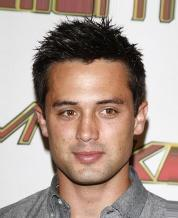
#> input picture Foundations_and_Applications/hw7_release/face/000007.jpg, 178 x 218 px
$ python hw7.py
#> lines starting #> are read from the running program, lines starting #| are printed output that depends on the picture
from skimage.feature import hog
import numpy as np
import cv2

def main():
    face = np.array(cv2.imread("./face/000007.jpg", 0))
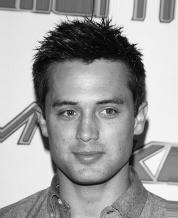
#> face: shape (218, 178); min 0, max 255, mean 157.7
    print(face.shape)
#| (218, 178)
    hogFeature, hogImage = hog(face, visualise=True)
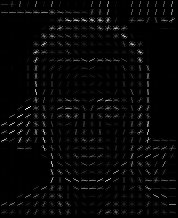
#> hogImage: shape (218, 178) float64; min 0, max 71.51, mean 2; drawn with min black and max white

    while(cv2.waitKey(0) != 'q'):
#> (key Esc is pressed here)
        cv2.imshow("face", hogImage)
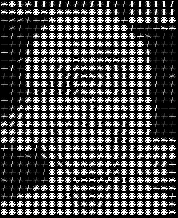
#> window 'face': shape (218, 178); min 0, max 255, mean 74

if __name__ == '__main__':
    main()
#> (key Enter is pressed here)
